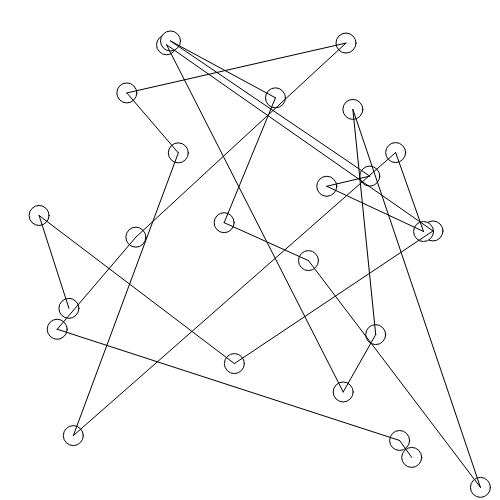
Frame 1 (no input)
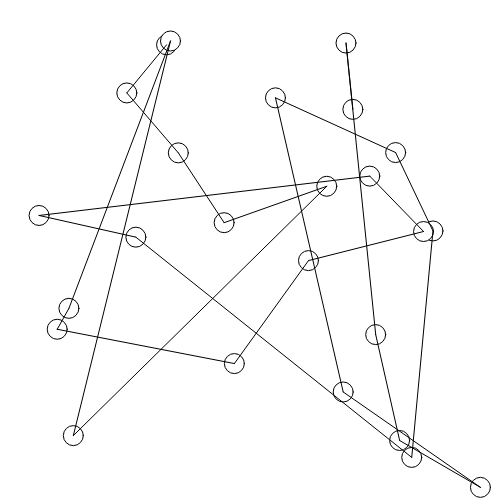
Frame 60 (no input)
Frame 120 (the mouse pressed at the canvas centre since frame 60): identical to frame 60, image omitted

The p5.js sketch that drew these frames (run headless with seeded random() and noise() and a simulated clock; from frame 60 on, the mouse is pressed at the canvas centre):

// p5.js sketch
// ── sketch.js
var cities = [];
var path = [];
var circleRad=10;
var noOfCities = 25;
var population,currentBest;
var count = 0;

function setup(){
	createCanvas(500,500);
	background(255);
	generateCityLocations();
	drawEllipsesAndPaths();
	var popMax = 20;
	var mutRate = 0.02;
	population = new Population(popMax,mutRate,cities);
}

function draw(){
	var currentBestTemp = currentBest;
	var genMaxFit = population.maxFitness();
	if(currentBest == null){
		currentBest = genMaxFit;
	}else{
		if(currentBest.fitness<genMaxFit.fitness){
			currentBest = genMaxFit;
		}
	}
	if(currentBest!=currentBestTemp){
		drawEllipsesAndPaths();
	}
	population.naturalSelection();
	population.generateNewPop();
	console.log("Maximum Fitness: "+currentBest.realFitness());
	console.log("Generation: "+population.generation);
	if(currentBest == genMaxFit.fitness){
		console.log("checkcheckheck");
		count++;
	}else{
		count = 0;
	}
}

function drawEllipsesAndPaths(){
	background(255);
	for(var i=0;i<cities.length;i++){
		ellipse(cities[i].x,cities[i].y,(circleRad*2),(circleRad*2));
	}
	if(currentBest!=null){
		console.log(currentBest.path);
		for(var j=0;j<currentBest.path.length-1;j++){
			line(cities[currentBest.path[j]].x,cities[currentBest.path[j]].y,cities[currentBest.path[j+1]].x,cities[currentBest.path[j+1]].y);
		}
	}
}

function generateCityLocations(){
	for(var i=0;i<noOfCities;i++){
		cities.push(createVector(random(10,width-10),random(10,height-10)));
	}
}
// ── Gene.js
function Gene(cities,path){
	this.cities = cities;
	this.path = path;
	this.fitness = 0;

	this.findRoute = function(){
		var path = [];
		var count = 0;
		var p;
		//TO - DO: Implement the more efficient method
		while(count<this.cities.length){
			console.log(count);
			p =floor(random(cities.length));
			if(!this.addedAlr(p,path)){
				path.push(p);
				count++;
			}
		}
		return path;
	}

	this.addedAlr = function(p,path){
		for(var i=0;i<path.length;i++){
			if(path[i]==p){
				return true;
			}
		}
		return false;
	}


	if(this.path==null){
		this.path = this.findRoute();
	}

	this.realFitness = function(){
		var totalDist = 0;
		for(var i=0;i<this.path.length-1;i++){
			totalDist += Math.sqrt(Math.pow(this.cities[this.path[i]].x-this.cities[this.path[i+1]].x,2)+Math.pow(this.cities[this.path[i]].y-this.cities[this.path[i+1]].y,2));
		}
		return totalDist;
	}

	this.getFitness = function(){
		var totalDist = this.realFitness();
		var fit = map(1/totalDist,0,0.1,1,10000);
		//console.log("Inverse scaled fitness:"+fit);
		//console.log("Scaled twice fitness:"+10*floor(fit));
		this.fitness = floor(1000*fit);
	}

	this.crossover = function(gene2){
		var length = floor(random(1,this.path.length/3));
		var startingPoint = floor(random(0,this.path.length-(this.path.length/3)));
		var pathNew = [];
		var done = [];
		var nextGene = [];
		var count = 0;
		for(var i=startingPoint;i<startingPoint+length;i++){
			pathNew[i] = this.path[i];
			done[count] = this.path[i];
			count++;
		}
		for(var j=0;j<gene2.path.length;j++){
			if(!this.alrFilled(gene2.path[j],done)){
				nextGene.push(gene2.path[j]);
			}
		}
		for(var p=0;p<startingPoint;p++){
			pathNew[p] = nextGene[p];
		}
		var q = startingPoint;
		for(var g=startingPoint+length;g<this.path.length;g++){
			pathNew[g] = nextGene[q];
			q++;
		}
		return new Gene(cities,pathNew);
	}

	this.alrFilled = function(j,done){
		for(var i=0;i<done.length;i++){
			if(j==done[i]){
				return true;
			}
		}
		return false;
	}

	//Swapping cities in list
	this.mutate = function(mutateRate){
		for(var i=0;i<this.path.length;i++){
			for(var k=0;k<this.path.length;k++){
				
				var rand = random(0,1);
				if((k!=i)&&(mutateRate>rand)){
					var temp = this.path[k];
					this.path[k] = this.path[i];
					this.path[i] = temp;
				}
			}
		}
	}
}
// ── Population.js
function Population(popMax,mutationRate,cities){
	this.popMax = popMax;
	this.mutRate = mutationRate;
	this.generation = 1;
	this.cities = cities;
	this.population = [];
	this.matingPool = [];
	for(var i=0;i<this.popMax;i++){
		this.population.push(new Gene(this.cities,null));
		this.population[i].getFitness();
	}

	this.maxFitness = function(){
		var j = -1;
		var index = 0;
		for(var i=0;i<this.population.length;i++){
			this.population[i].getFitness();
			if(this.population[i].fitness>j){
				j=this.population[i].fitness;
				index = i;
			}
		}
		return this.population[index];
	}

	this.naturalSelection = function(){
		for(var i=0;i<this.population.length;i++){
			var p = this.population[i].fitness;
			for(var j=0;j<p;j++){
				this.matingPool.push(this.population[i]);
			}
		}
	}

	this.generateNewPop = function(){
		for(var a=0;a<this.population.length;a++){
			var i = floor(random(this.matingPool.length));
			var j = floor(random(this.matingPool.length));
			var child = this.matingPool[i].crossover(this.matingPool[j]);
			child.mutate(this.mutatRate);
			this.population[a] = child;
		}
		matingPool = [];
		this.generation++;
	}
}
